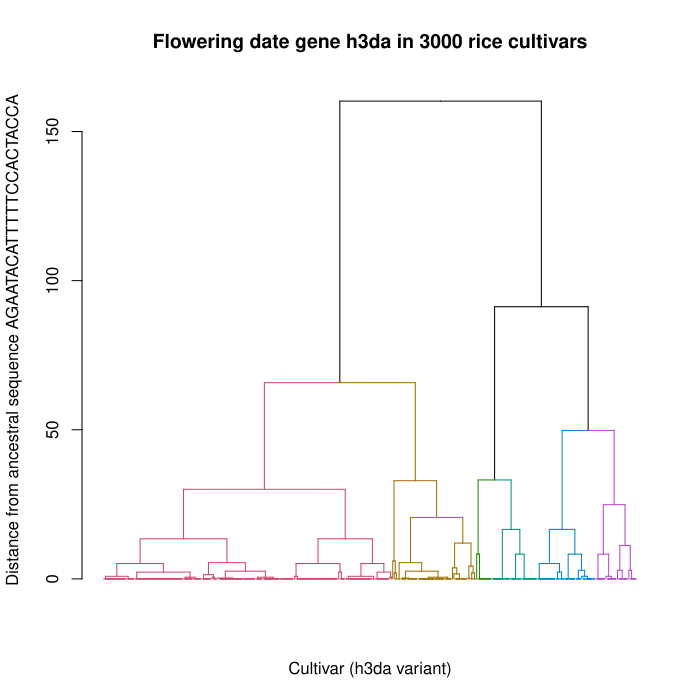

Source code (R):
rm(list = ls())

## SUMMARY
# read snps
# calculate dist mx
# fit histogram

# Imports
library(cluster)
library(Biostrings)
library(dendextend)

# Parameterize script
fn = "./h3da_snp.fasta"
ancestral = "AGAATACATTTTTCCACTACCA"
cuts = 6

# Load file
raw = readLines(fn)
df = data.frame(name="FOO", snps="BAR", stringsAsFactors=FALSE)

## Define subroutines
numChr = function(char, s){
    # retunrs number of char in s
    s2 <- gsub(char,"",s)
    return (nchar(s) - nchar(s2))
}

isDNA = function(s){
    # returns true if string is all A, C, G, T, N
    l = nchar(s)
    a = numChr("A", s)
    c = numChr("C", s)
    g = numChr("G", s)
    t = numChr("T", s)
    n = numChr("N", s)
    if (a + g + c + t + n == l){
        return(TRUE)
    } else {
        return(FALSE)
    }
}

# Extract the names and snp strings
k = 1
for (i in 1:length(raw)){
    if (substr(raw[i],1,1)==">") {
        n = raw[i]
        s = raw[i+1]
        if (isDNA(s)){
            if (!(s %in% df$snps)){
                df = rbind(df, c(n, s))
                k = k + 1
            }
        }
    }
}
df = df[-1,] # remove the foobar row from the initialization step above

# Build the distance matrix of dist from org to the ancestral
dists = pairwiseAlignment(df$snps, ancestral, scoreOnly=TRUE)
dists = dists - min(dists)
dmx = dist(dists)

# Build the tree
hc = hclust(dmx)
hc_cut = cutree(hc, k = cuts) # cut the tree at <cuts> leafs
hcd = as.dendrogram(hc)
hcd_color = color_branches(hcd, k = cuts)

# Plot the tree
pdf("kalosa-kenyon_h3da.pdf")
plot(hcd_color, main="Flowering date gene h3da in 3000 rice cultivars",
        ylab = paste("Distance from ancestral sequence", ancestral),
        xlab = "Cultivar (h3da variant)",
        leaflab = "none"
    )

# Plot emperical distribution
plot(
        ecdf(dists),
        main="Emperical distribution for h3da distance from ancestor",
        xlab=paste("Distance from", ancestral),
        ylab="Emperical CDF"
    )

# Create histogram that is binrange=range_of_tree_cut and binheight=rel_frq
# Is there a gap?
# NOTE: range must be min > 0
bks = c() # this is the vec/list for the bin sizes in the histogram
eps = 0.00001
for (i in unique(hc_cut)){
    r = range(dists[hc_cut == i])
    bks = c(bks, r[1]-eps, r[2]+eps)
}
bks = sort(bks)
hist(dists, breaks = bks, main = "Histogram of genetic distances",
        xlab = paste("Distance from", ancestral),
        ylab = "Frequency"
    )
dev.off()
